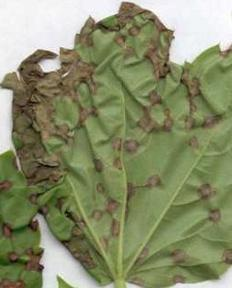
#> input picture app/quiz/q00171.jpg, 232 x 288 px; its folder holds only this picture in this run
$ python -i exp_colore.py   (imports and definitions only)
#> lines starting #> are read from the running program, lines starting #| are printed output that depends on the picture; after the words box and inside, x2 and y2 are one past the last pixel; in counts of white or black regions, pixels touching at a corner belong together
#> further down, picture is the input picture: PIL image 232x288 RGB; mean R, G, B 136.4, 141.9, 106.4
"""Prova controllata: trasformazioni del colore e dello sfondo prima dell'estrattore.

Domanda: cambiare saturazione, colori o sfondo della foto aiuta il riconoscimento su foto di campo
(malattie, coltura) e sugli insetti? Si confrontano, a parità di tutto il resto (stessi estrattori
congelati DINOv2 ViT-S/14 + EfficientNet-B0, stesso lettore, stesse foto), queste varianti:

  base       foto originale
  sat150     saturazione aumentata del 50% (PIL ImageEnhance.Color 1,5)
  grigi      scala di grigi (come il confronto colore/grigi di Mohanty et al. 2016)
  grayworld  bilanciamento del bianco "gray world" (costanza del colore per luce variabile)
  clahe      equalizzazione locale del contrasto sulla luminosità (CLAHE sul canale L di Lab)
  sfondo     sfondo neutro con l'indice ExG-ExR (Meyer e Neto 2008): pixel vegetali > 0, buchi
             riempiti (le lesioni dentro la foglia restano), il resto grigio medio

Protocollo: lettore addestrato sulle foto originali (3 semi), variante applicata solo alle foto di
test, come farebbe l'app prima dell'analisi. Riaddestrare con le varianti richiederebbe di ricalcolare
le caratteristiche di tutte le foto; l'aumento dei colori (ColorJitter) è già nel ramo riaddestrato.

Sottoinsieme: foto di campo (PlantDoc, PlantWild, iNatAg) per malattia e coltura; IP102 (100 per
classe in addestramento, 20 in validazione, 40 nel test) per gli insetti.

Uso: PYTHONPATH=src python scripts/exp_colore.py   (risultati in models/exp_colore.json)
"""
import json
import random
import sys
from collections import defaultdict
from pathlib import Path

import cv2
import numpy as np
import torch
from PIL import Image, ImageEnhance
from scipy import ndimage
from torch.utils.data import DataLoader, Dataset

ROOT = Path(__file__).resolve().parents[1]
sys.path.insert(0, str(ROOT / "scripts"))
from plantcare import readers as rd  # noqa: E402
from plantcare.data.pipeline import read_manifest  # noqa: E402
import improve_readers as ir  # noqa: E402

BACKBONES = ("vit_small_patch14_dinov2.lvd142m", "efficientnet_b0")
VARIANTS = ("sat150", "grigi", "grayworld", "clahe", "sfondo")
IMAGENET_MEAN = np.array([124, 116, 104], dtype=np.float32)
OUT_DIR = ROOT / "data/processed/exp_colore"


# --------------------------------------------------------------------------- trasformazioni
def _sat150(im):
    return ImageEnhance.Color(im).enhance(1.5)


def _grigi(im):
    return im.convert("L").convert("RGB")


# [4 lines left out: function _grayworld, not called in this run]


_CLAHE = cv2.createCLAHE(clipLimit=2.0, tileGridSize=(8, 8))


# [4 lines left out: function _clahe, not called in this run]


def vegetation_mask(im, side: int = 384):
    """Maschera della vegetazione con ExG-ExR > 0 (soglia fissa, Meyer e Neto 2008), buchi riempiti."""
#> called with side = 384
    small = im.copy(); small.thumbnail((side, side))
    a = np.asarray(small, dtype=np.float32)
    s = a.sum(2) + 1e-6
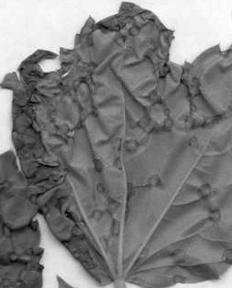
#> s: shape (288, 232) float32; min 11, max 764, mean 384.6; drawn with min black and max white
    r, g, b = a[..., 0] / s, a[..., 1] / s, a[..., 2] / s
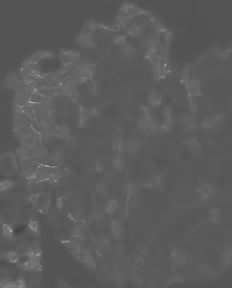
#> r: shape (288, 232) float32; min 0.187, max 0.727, mean 0.362
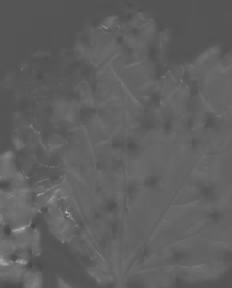
#> g: shape (288, 232) float32; min 0.273, max 0.812, mean 0.378
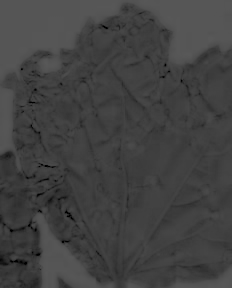
#> b: shape (288, 232) float32; min 0, max 0.348, mean 0.26
    m = ((2 * g - r - b) - (1.4 * r - g)) > 0
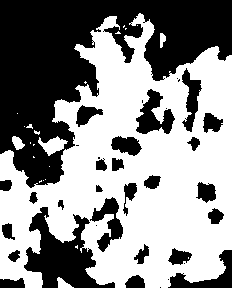
#> m: shape (288, 232) bool; 55% white; 36 black regions (10 under 20 px), largest, box (x1, y1, x2, y2) and area: (0, 0, 232, 188) 20278, (24, 207, 115, 288) 3275, (136, 89, 175, 134) 887
    m = ndimage.binary_closing(m, structure=np.ones((5, 5)), iterations=2)
#> m: shape (288, 232) bool; 58.8% white; 18 black regions, largest, box (x1, y1, x2, y2) and area: (0, 0, 232, 288) 22961, (14, 146, 61, 183) 1361, (112, 138, 139, 154) 356
    m = ndimage.binary_fill_holes(m)
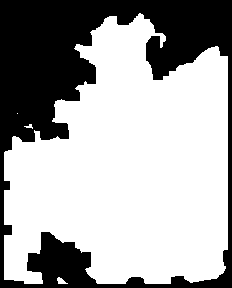
#> m: shape (288, 232) bool; 65.6% white; 1 black region, box (x1, y1, x2, y2) and area: (0, 0, 232, 288) 22961
    return m


def _sfondo(im):
    m = vegetation_mask(im)
    frac = m.mean()
#> frac = 0.656
    if frac < 0.05 or frac > 0.97:  # segmentazione non riuscita o tutta vegetazione: foto invariata
        return im
    full = cv2.resize(m.astype(np.uint8), im.size, interpolation=cv2.INTER_NEAREST).astype(bool)
    a = np.asarray(im, dtype=np.float32).copy()
    a[~full] = IMAGENET_MEAN
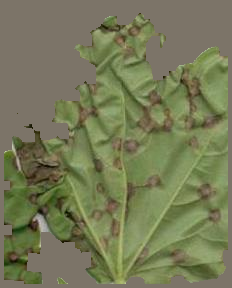
#> a: shape (288, 232, 3) float32; mean R, G, B 118.1, 121.9, 87.1
    return Image.fromarray(a.astype(np.uint8))


TRANSFORMS = {"sat150": _sat150, "grigi": _grigi, "grayworld": _grayworld, "clahe": _clahe, "sfondo": _sfondo}


class _Variant(Dataset):
    """Una lettura della foto per variante, preparata per entrambi gli estrattori."""
    def __init__(self, paths, fn, tfs):
        self.paths, self.fn, self.tfs = paths, fn, tfs

    def __len__(self):
        return len(self.paths)

    # [107 lines left out: functions __getitem__, variant_features, subset, evaluate, main, not called in this run]


# [2 lines not run here, left out]

>>> from PIL import Image
>>> picture = Image.open('../app/quiz/q00171.jpg')
>>> result = _sfondo(picture)

$ run again, on app/quiz/q00190.jpg
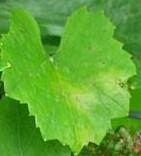
#> input picture app/quiz/q00190.jpg, 141 x 156 px
#> picture is the input picture: PIL image 141x156 RGB; mean R, G, B 94.6, 165.7, 48.2
#> in vegetation_mask, `m = ndimage.binary_closing(m, structure=np.ones((5, 5)), iterations=2)`:
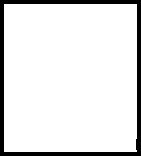
#> m: shape (156, 141) bool; 89.4% white; 1 black region, box (x1, y1, x2, y2) and area: (0, 0, 141, 156) 2323
#> frac = 0.894
#> in _sfondo, `a[~full] = IMAGENET_MEAN`:
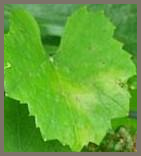
#> a: shape (156, 141, 3) float32; mean R, G, B 99.7, 163.6, 54.1

$ run again, on app/quiz/q00793.jpg
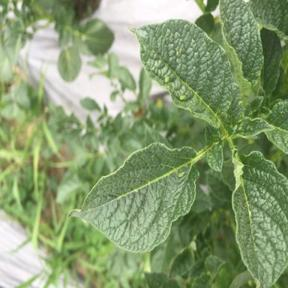
#> input picture app/quiz/q00793.jpg, 288 x 288 px
#> picture is the input picture: PIL image 288x288 RGB; mean R, G, B 135.3, 155.8, 112.4
#> frac = 0.81
#> in _sfondo, `a[~full] = IMAGENET_MEAN`:
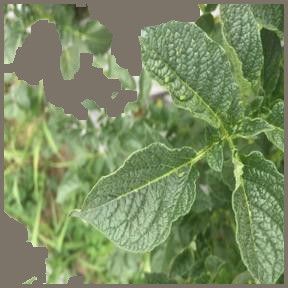
#> a: shape (288, 288, 3) float32; mean R, G, B 121.9, 139.8, 97.6
